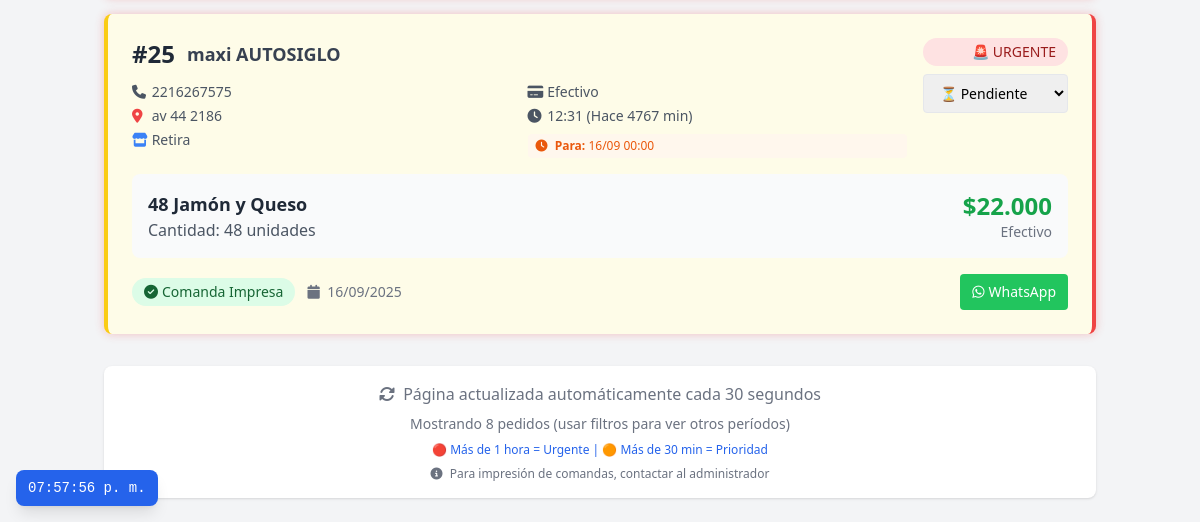
The page /empleados/pedidos.php?estado=Pendiente (signed in, lower part) on the database as committed earlier.
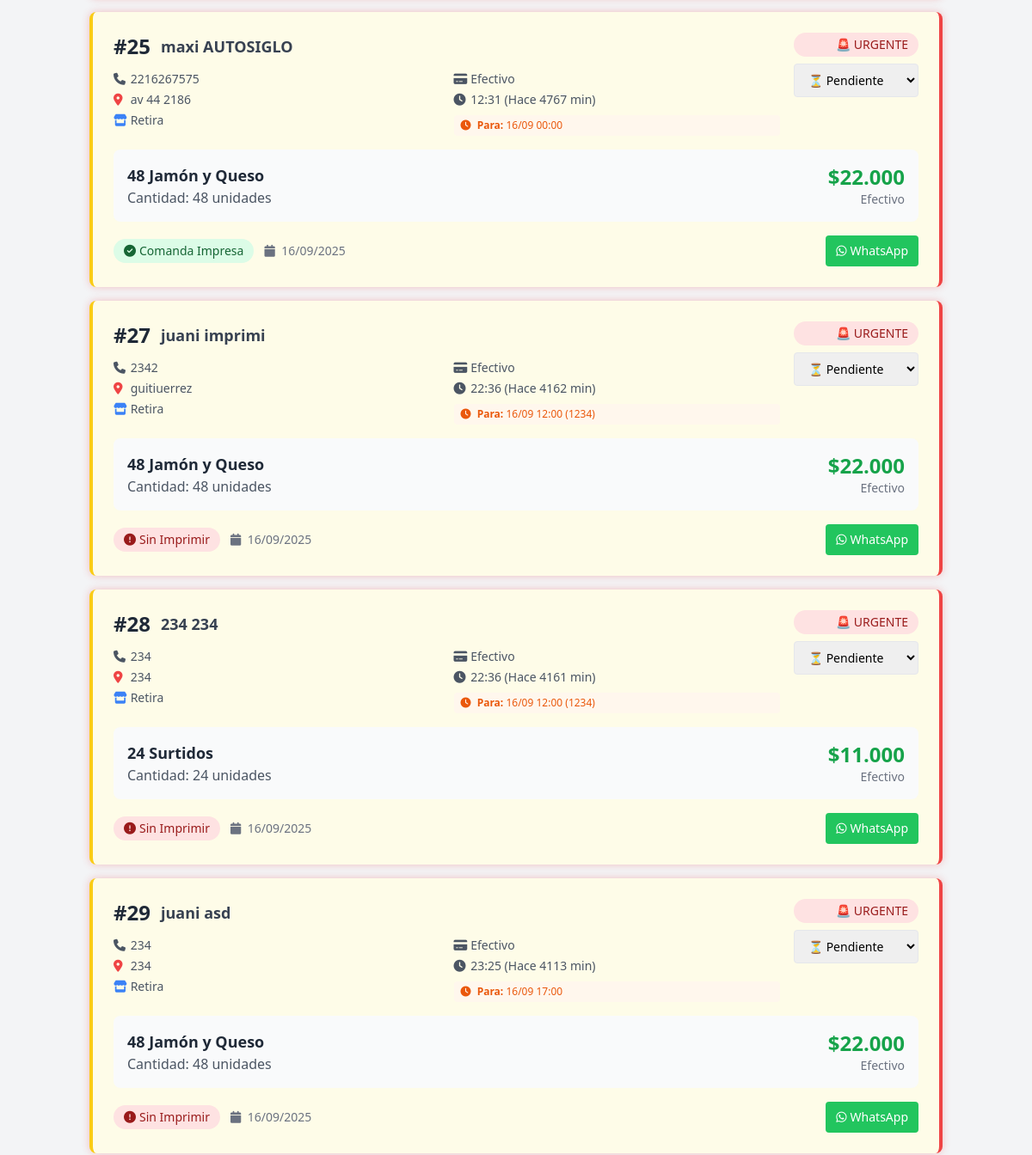
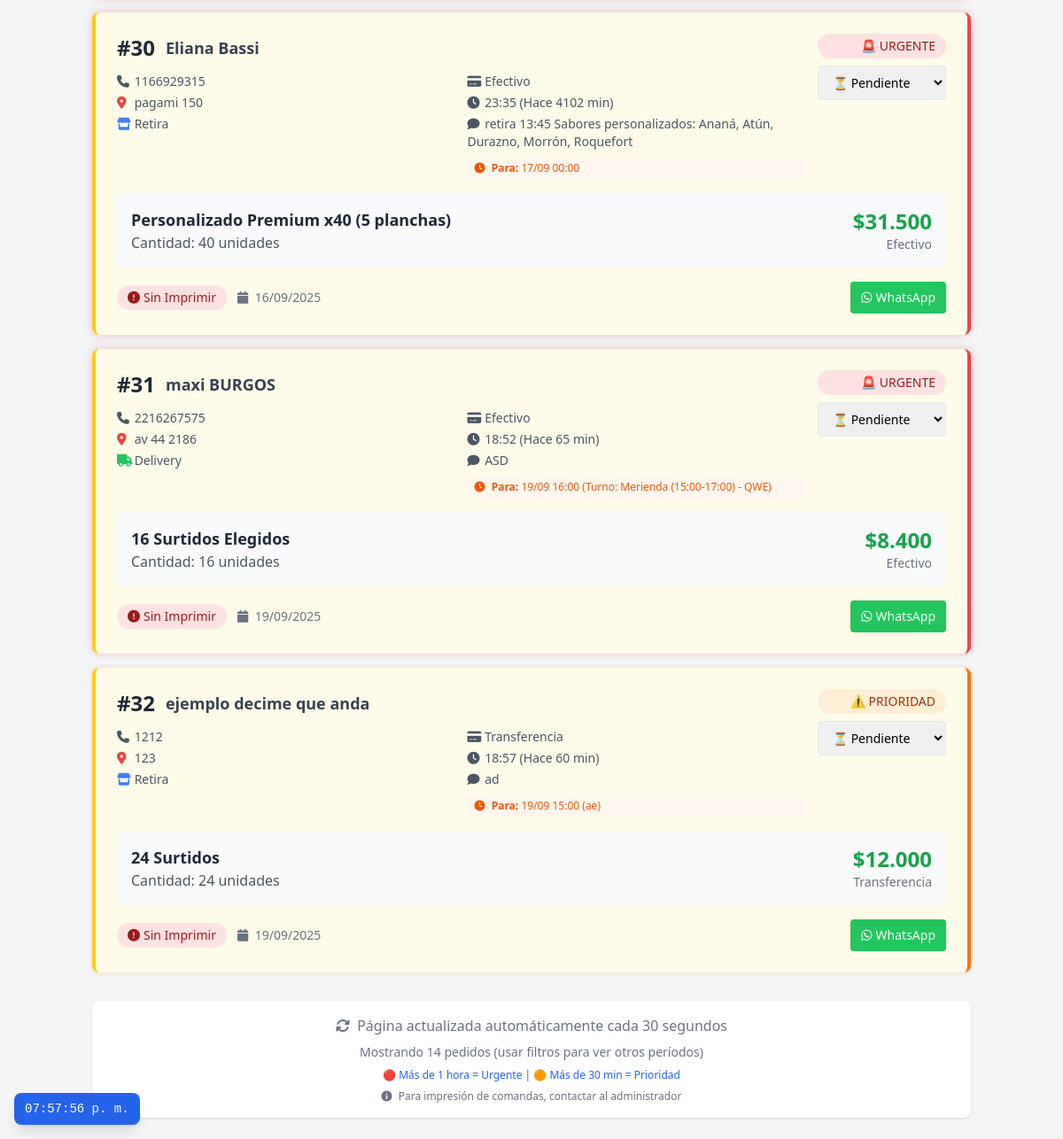
The same page on the database as committed later (2 pictures, top to bottom).
### tables this page shows
CREATE TABLE `pedidos` (
  `id` int(11) NOT NULL,
  `nombre` varchar(100) NOT NULL,
  `apellido` varchar(100) NOT NULL,
  `telefono` varchar(20) NOT NULL,
  `direccion` text DEFAULT NULL,
  `producto` varchar(100) NOT NULL,
  `cantidad` int(11) NOT NULL,
  `precio` decimal(10,2) NOT NULL,
  `forma_pago` enum('Efectivo','Transferencia') DEFAULT 'Efectivo',
  `modalidad` enum('Retira','Delivery') DEFAULT 'Retira',
  `ubicacion` enum('Local 1','Fábrica') DEFAULT 'Fábrica' COMMENT 'Ubicación donde se procesa el pedido',
  `estado` enum('Pendiente','Preparando','Listo','Entregado') DEFAULT 'Pendiente',
  `observaciones` text DEFAULT NULL,
  `cliente_fijo_id` int(11) DEFAULT NULL,
  `impreso` tinyint(1) DEFAULT 0,
  `created_at` timestamp NULL DEFAULT current_timestamp(),
  `updated_at` timestamp NULL DEFAULT current_timestamp() ON UPDATE current_timestamp(),
  `fecha_entrega` date DEFAULT NULL COMMENT 'Fecha para cuando es el pedido',
  `hora_entrega` time DEFAULT NULL COMMENT 'Hora para cuando es el pedido',
  `notas_horario` text DEFAULT NULL COMMENT 'Observaciones sobre horario/entrega',
  `fecha_pedido` datetime DEFAULT current_timestamp() COMMENT 'Cuándo se tomó el pedido (puede ser diferente de created_at para casos especiales)',
  `prioridad` enum('normal','prioridad','urgente') DEFAULT 'normal' COMMENT 'Prioridad manual asignada por admin',
  `prioridad_notas` text DEFAULT NULL COMMENT 'Notas sobre por qué se asignó esta prioridad',
  `es_personalizado_complejo` tinyint(1) DEFAULT 0 COMMENT 'Si usa la tabla pedido_detalles para precios mixtos',
  `impresion_automatica` tinyint(1) DEFAULT 0,
  `fecha_impresion_auto` timestamp NULL DEFAULT NULL,
  `pc_impresion` varchar(100) DEFAULT NULL,
  `impreso_auto` tinyint(1) DEFAULT 0,
  `fecha_impreso` datetime DEFAULT NULL,
  `mac_impresora` varchar(17) DEFAULT NULL COMMENT 'MAC de la impresora que imprimió'
);

### config.php (called while the page is built, shortened)
<?php
function sanitize($data) {
    return htmlspecialchars(strip_tags(trim($data)));
}
function formatPrice($price) {
    if (is_null($price) || !is_numeric($price)) return '$0';
    return '$' . number_format($price, 0, ',', '.');
}
?>

### empleados/pedidos.php (the view, shortened to what the changed rows need)
<?php
require_once '../config.php';
$pdo = getConnection();
$filtro_estado = isset($_GET['estado']) ? sanitize($_GET['estado']) : '';
$filtro_fecha_desde = isset($_GET['fecha_desde']) ? sanitize($_GET['fecha_desde']) : '';
$filtro_fecha_hasta = isset($_GET['fecha_hasta']) ? sanitize($_GET['fecha_hasta']) : '';
$sql = "SELECT p.*, cf.nombre as cliente_nombre, cf.apellido as cliente_apellido
        FROM pedidos p
        LEFT JOIN clientes_fijos cf ON p.cliente_fijo_id = cf.id
        WHERE 1=1";
$params = [];
if ($filtro_estado) {
    $sql .= " AND p.estado = ?";
    $params[] = $filtro_estado;
}
$sql .= " ORDER BY
    CASE p.estado
        WHEN 'Pendiente' THEN 1
        WHEN 'Preparando' THEN 2
        WHEN 'Listo' THEN 3
        WHEN 'Entregado' THEN 4
    END,
    p.created_at ASC";
$stmt = $pdo->prepare($sql);
$stmt->execute($params);
$pedidos = $stmt->fetchAll();
?>
<!DOCTYPE html>
<html lang="es">
<head>
    <script src="https://cdn.tailwindcss.com"></script>
    <link rel="stylesheet" href="https://cdnjs.cloudflare.com/ajax/libs/font-awesome/6.4.0/css/all.min.css">
</head>
<body class="bg-gray-100">
    <main class="container mx-auto px-4 py-6">
        <div class="space-y-4">
            <?php if (empty($pedidos)): ?>
                <div class="bg-white p-12 rounded-lg shadow text-center text-gray-500">
                    <i class="fas fa-inbox text-6xl mb-4 text-gray-300"></i>
                    <h3 class="text-xl mb-2">No hay pedidos</h3>
                    <p>No se encontraron pedidos para los filtros seleccionados</p>
                    <div class="mt-4">
                        <a href="?fecha_desde=<?= date('Y-m-d') ?>&fecha_hasta=<?= date('Y-m-d') ?>"
                           class="text-blue-600 hover:underline">Ver pedidos de hoy</a>
                    </div>
                </div>
            <?php else: ?>
                <?php foreach ($pedidos as $pedido): ?>
                    <?php
                    $minutos = round((time() - strtotime($pedido['created_at'])) / 60);
                    $estado_colors = [
                        'Pendiente' => 'border-l-yellow-400 bg-yellow-50',
                        'Preparando' => 'border-l-blue-400 bg-blue-50',
                        'Listo' => 'border-l-green-400 bg-green-50',
                        'Entregado' => 'border-l-gray-400 bg-gray-50'
                    ];
                    $urgencia_class = '';
                    if ($minutos > 60) {
                        $urgencia_class = 'border-r-4 border-r-red-500';
                    } elseif ($minutos > 30) {
                        $urgencia_class = 'border-r-4 border-r-orange-500';
                    }
                    ?>
                    <div class="bg-white rounded-lg shadow border-l-4 <?= $estado_colors[$pedido['estado']] ?> <?= $urgencia_class ?>">
                        <div class="p-6">
                            <div class="flex justify-between items-start mb-4">
                                <div class="flex-1">
                                    <div class="flex items-center space-x-3 mb-3">
                                        <span class="text-2xl font-bold text-gray-800">#<?= $pedido['id'] ?></span>
                                        <span class="text-lg font-semibold text-gray-700">
                                            <?= htmlspecialchars($pedido['nombre'] . ' ' . $pedido['apellido']) ?>
                                        </span>
                                    </div>
                                    <div class="grid md:grid-cols-2 gap-4 text-sm">
                                        <div>
                                            <p class="text-gray-600 mb-1">
                                                <i class="fas fa-phone w-4"></i> <?= htmlspecialchars($pedido['telefono']) ?>
                                            </p>
                                            <?php if ($pedido['direccion']): ?>
                                            <p class="text-gray-600 mb-1">
                                                <i class="fas fa-map-marker-alt w-4 text-red-500"></i>
                                                <span class="font-medium"><?= htmlspecialchars($pedido['direccion']) ?></span>
                                            </p>
                                            <?php endif; ?>
                                            <p class="text-gray-600 mb-1">
                                                <i class="fas fa-<?= $pedido['modalidad'] === 'Delivery' ? 'truck text-green-500' : 'store text-blue-500' ?> w-4"></i>
                                                <?= $pedido['modalidad'] ?>
                                            </p>
                                        </div>
                                        <div>
                                            <p class="text-gray-600 mb-1">
                                                <i class="fas fa-credit-card w-4"></i> <?= $pedido['forma_pago'] ?>
                                            </p>
                                            <p class="text-gray-600 mb-1">
                                                <i class="fas fa-clock w-4"></i>
                                                <?= date('H:i', strtotime($pedido['created_at'])) ?> (Hace <?= $minutos ?> min)
                                            </p>
                                            <?php if ($pedido['observaciones']): ?>
                                            <p class="text-gray-600 mb-1">
                                                <i class="fas fa-comment w-4"></i> <?= htmlspecialchars($pedido['observaciones']) ?>
                                            </p>
                                            <?php endif; ?>
                                            <?php if ($pedido['fecha_entrega'] || $pedido['hora_entrega'] || $pedido['notas_horario']): ?>
                                            <div class="text-xs text-orange-600 bg-orange-50 px-2 py-1 rounded mt-2">
                                                <i class="fas fa-clock mr-1"></i>
                                                <strong>Para:</strong>
                                                <?php if ($pedido['fecha_entrega']): ?>
                                                    <?= date('d/m', strtotime($pedido['fecha_entrega'])) ?>
                                                <?php endif; ?>
                                                <?php if ($pedido['hora_entrega']): ?>
                                                    <?= substr($pedido['hora_entrega'], 0, 5) ?>
                                                <?php endif; ?>
                                                <?php if ($pedido['notas_horario']): ?>
                                                    (<?= htmlspecialchars($pedido['notas_horario']) ?>)
                                                <?php endif; ?>
                                            </div>
                                            <?php endif; ?>
                                        </div>
                                    </div>
                                </div>
                                <div class="ml-4 text-right">
                                    <?php if ($minutos > 60): ?>
                                        <div class="bg-red-100 text-red-800 px-3 py-1 rounded-full text-sm font-medium mb-2">
                                            🚨 URGENTE
                                        </div>
                                    <?php elseif ($minutos > 30): ?>
                                        <div class="bg-orange-100 text-orange-800 px-3 py-1 rounded-full text-sm font-medium mb-2">
                                            ⚠️ PRIORIDAD
                                        </div>
                                    <?php endif; ?>
                                    <form method="POST" class="inline-block">
                                        <select name="estado" onchange="this.form.submit()"
                                                class="px-3 py-2 border rounded text-sm font-medium">
                                            <option value="Pendiente" <?= $pedido['estado'] === 'Pendiente' ? 'selected' : '' ?>>⏳ Pendiente</option>
                                        </select>
                                    </form>
                                </div>
                            </div>
                            <div class="bg-gray-50 rounded-lg p-4 mb-4">
                                <div class="flex justify-between items-center">
                                    <div>
                                        <h3 class="text-lg font-semibold text-gray-800">
                                            <?= htmlspecialchars($pedido['producto']) ?>
                                        </h3>
                                        <p class="text-gray-600">Cantidad: <?= $pedido['cantidad'] ?> unidades</p>
                                    </div>
                                    <div class="text-right">
                                        <div class="text-2xl font-bold text-green-600">
                                            <?= formatPrice($pedido['precio']) ?>
                                        </div>
                                        <div class="text-sm text-gray-500"><?= $pedido['forma_pago'] ?></div>
                                    </div>
                                </div>
                            </div>
                            <div class="flex justify-between items-center">
                                <div class="flex items-center space-x-3">
                                    <?php if ($pedido['impreso']): ?>
                                        <span class="bg-green-100 text-green-800 px-3 py-1 rounded-full text-sm">
                                            <i class="fas fa-check-circle mr-1"></i>Comanda Impresa
                                        </span>
                                    <?php else: ?>
                                        <span class="bg-red-100 text-red-800 px-3 py-1 rounded-full text-sm">
                                            <i class="fas fa-exclamation-circle mr-1"></i>Sin Imprimir
                                        </span>
                                    <?php endif; ?>
                                    <span class="text-gray-500 text-sm">
                                        <i class="fas fa-calendar mr-1"></i>
                                        <?= date('d/m/Y', strtotime($pedido['created_at'])) ?>
                                    </span>
                                </div>
                                <div class="flex space-x-2">
                                    <a href="https://wa.me/<?= preg_replace('/[^0-9]/', '', $pedido['telefono']) ?>?text=Hola%20<?= urlencode($pedido['nombre']) ?>,%20tu%20pedido%20#<?= $pedido['id'] ?>%20está%20<?= urlencode(strtolower($pedido['estado'])) ?>"
                                       target="_blank"
                                       class="bg-green-500 hover:bg-green-600 text-white px-3 py-2 rounded text-sm">
                                        <i class="fab fa-whatsapp mr-1"></i>WhatsApp
                                    </a>
                                </div>
                            </div>
                        </div>
                    </div>
                <?php endforeach; ?>
            <?php endif; ?>
        </div>
        <div class="mt-8 text-center text-gray-500">
            <div class="bg-white rounded-lg p-4 shadow">
                <p class="mb-2">
                    <i class="fas fa-sync-alt mr-1"></i>
                    Página actualizada automáticamente cada 30 segundos
                </p>
                <p class="text-sm mb-2">
                    Mostrando <?= count($pedidos) ?> pedido<?= count($pedidos) !== 1 ? 's' : '' ?>
                    <?php if ($filtro_fecha_desde && $filtro_fecha_hasta): ?>
                        para el período seleccionado
                    <?php else: ?>
                        (usar filtros para ver otros períodos)
                    <?php endif; ?>
                </p>
                <p class="text-xs text-blue-600">
                    🔴 Más de 1 hora = Urgente | 🟠 Más de 30 min = Prioridad
                </p>
                <p class="text-xs mt-2 text-gray-500">
                    <i class="fas fa-info-circle mr-1"></i>
                    Para impresión de comandas, contactar al administrador
                </p>
            </div>
        </div>
    </main>
</body>
</html>

Rows that differ between the two databases and show on the page:
added pedidos: id "27", nombre+apellido "juani imprimi", telefono "2342", direccion "guitiuerrez", modalidad "Retira", forma_pago "Efectivo", created_at "22:36", created_at "4162", fecha_entrega "16/09", hora_entrega "12:00", notas_horario "1234", shows "🚨 URGENTE", estado "⏳ Pendiente", producto "48 Jamón y Queso", cantidad "48", precio "$22.000", impreso 0 (drawn), created_at "16/09/2025"
added pedidos: id "28", nombre+apellido "234 234", telefono "234", direccion "234", modalidad "Retira", forma_pago "Efectivo", created_at "22:36", created_at "4161", fecha_entrega "16/09", hora_entrega "12:00", notas_horario "1234", shows "🚨 URGENTE", estado "⏳ Pendiente", producto "24 Surtidos", cantidad "24", precio "$11.000", impreso 0 (drawn), created_at "16/09/2025"
added pedidos: id "29", nombre+apellido "juani asd", telefono "234", direccion "234", modalidad "Retira", forma_pago "Efectivo", created_at "23:25", created_at "4113", fecha_entrega "16/09", hora_entrega "17:00", shows "🚨 URGENTE", estado "⏳ Pendiente", producto "48 Jamón y Queso", cantidad "48", precio "$22.000", impreso 0 (drawn), created_at "16/09/2025"
added pedidos: id "30", nombre+apellido "Eliana Bassi", telefono "1166929315", direccion "pagami 150", modalidad "Retira", forma_pago "Efectivo", created_at "23:35", created_at "4102", observaciones "retira 13:45 Sabores personalizados: Ananá, Atún, Durazno, Morrón, Roquefort", fecha_entrega "17/09", hora_entrega "00:00", shows "🚨 URGENTE", estado "⏳ Pendiente", producto "Personalizado Premium x40 (5 planchas)", cantidad "40", precio "$31.500", impreso 0 (drawn), created_at "16/09/2025"
added pedidos: id "31", nombre+apellido "maxi BURGOS", telefono "2216267575", direccion "av 44 2186", modalidad "Delivery", forma_pago "Efectivo", created_at "18:52", created_at "65", observaciones "ASD", fecha_entrega "19/09", hora_entrega "16:00", notas_horario "Turno: Merienda (15:00-17:00) - QWE", shows "🚨 URGENTE", estado "⏳ Pendiente", producto "16 Surtidos Elegidos", cantidad "16", precio "$8.400", impreso 0 (drawn), created_at "19/09/2025"
added pedidos: id "32", nombre+apellido "ejemplo decime que anda", telefono "1212", direccion "123", modalidad "Retira", forma_pago "Transferencia", created_at "18:57", created_at "60", observaciones "ad", fecha_entrega "19/09", hora_entrega "15:00", notas_horario "ae", shows "⚠️ PRIORIDAD", estado "⏳ Pendiente", producto "24 Surtidos", cantidad "24", precio "$12.000", impreso 0 (drawn), created_at "19/09/2025"
Other text that changed with them:
count($pedidos): "8" → "14"
